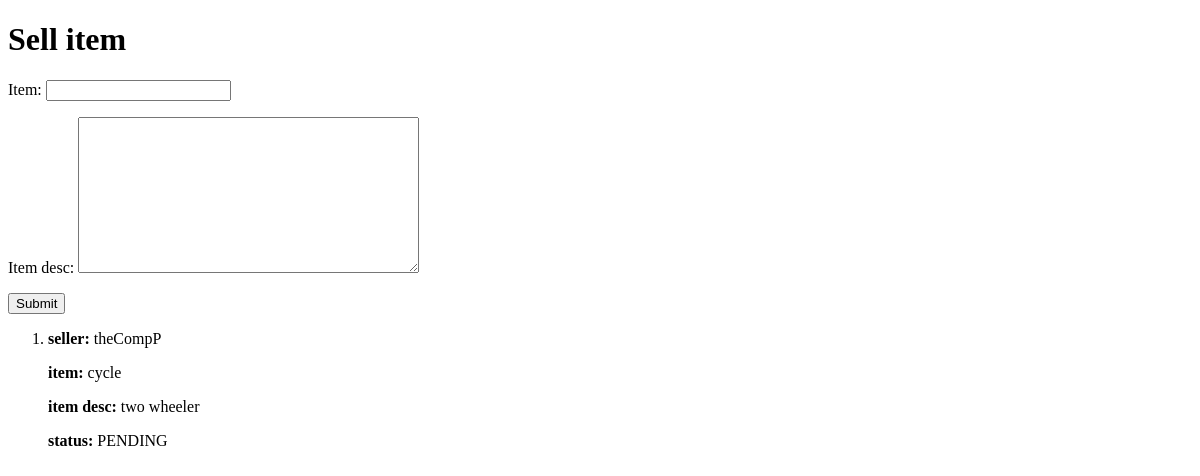
/seller/dashboard/ (signed in), run on an earlier commit of the app's database.
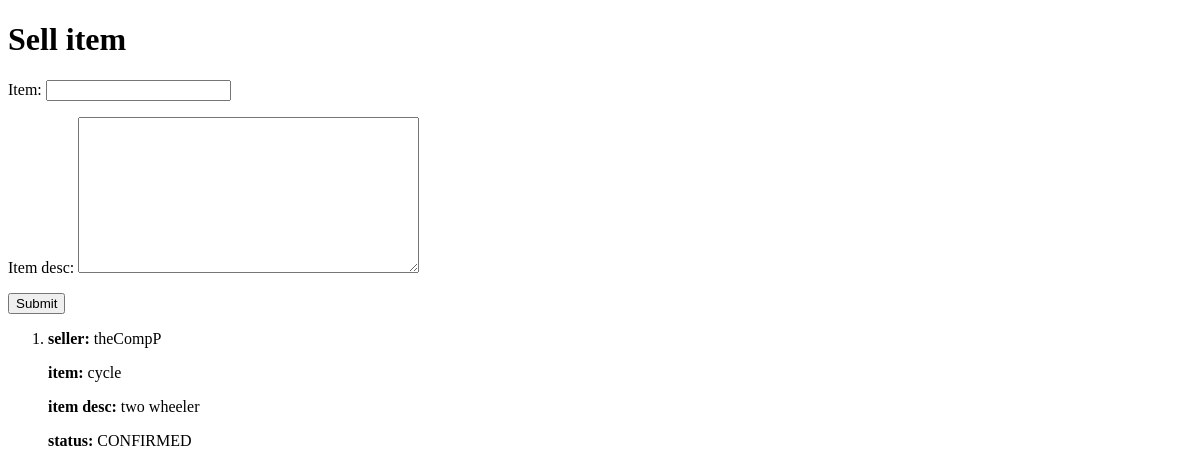
And on a later commit of the database.
### user/models.py (models this page shows)
class PickupRequest(models.Model):
    seller = models.ForeignKey(User, on_delete=models.CASCADE, related_name="sale_request")
    item = models.CharField(max_length=255)
    item_desc = models.TextField()
    status = models.CharField(max_length=50, choices=STATUS_CHOICES, default='PENDING')
    buyer = models.ForeignKey(User, on_delete=models.SET_NULL, null= True, related_name="accepted_request")

class User(AbstractUser):
    is_buyer = models.BooleanField(default=False)
    is_seller = models.BooleanField(default=False)

### user/views.py (the view)
# urls.py: path('seller/dashboard/', views.seller_dashboard, name='seller_dashboard'),
def seller_dashboard(request):
    print("Seller dashboard accessed")
    if request.method == 'POST':
        form = SellItem(request.POST)
        if form.is_valid():
            pickup_request = form.save(commit=False)
            pickup_request.seller = request.user
            pickup_request.save()
            return redirect('seller_dashboard')
        else:
            print("form invalid")
    else:
        form = SellItem()
    pickup_requests = request.user.sale_request.all()
    context = {
        'pickup_requests': pickup_requests,
        'form': form
    }
    return render(request, 'seller_dashboard.html', context)

### user/forms.py
class SellItem(forms.ModelForm):
    class Meta:
        model = PickupRequest
        fields = ('item','item_desc')

### templates/seller_dashboard.html (shortened to what this page needs)
<!DOCTYPE html>
<html lang="en">
<head>
</head>
<body>
    <h1>Sell item</h1>
    <form method="post">
        {{ form.as_p }}
        <button type="submit">Submit</button>
    </form>
    <ol>
        {% for c in pickup_requests  %}
        <li>
            <div>
                <p><b>seller:</b> {{c.seller}}</p>
                <p><b>item:</b> {{c.item}}</p>
                <p><b>item desc:</b> {{c.item_desc}}</p>
                <p><b>status:</b> {{c.status}}</p>
            </div>
        </li>
    {% endfor %}
    </ol>
</body>
</html>

What changed in the data, as far as the page shows it:
changed PickupRequest "cycle": status "PENDING" → "CONFIRMED"
